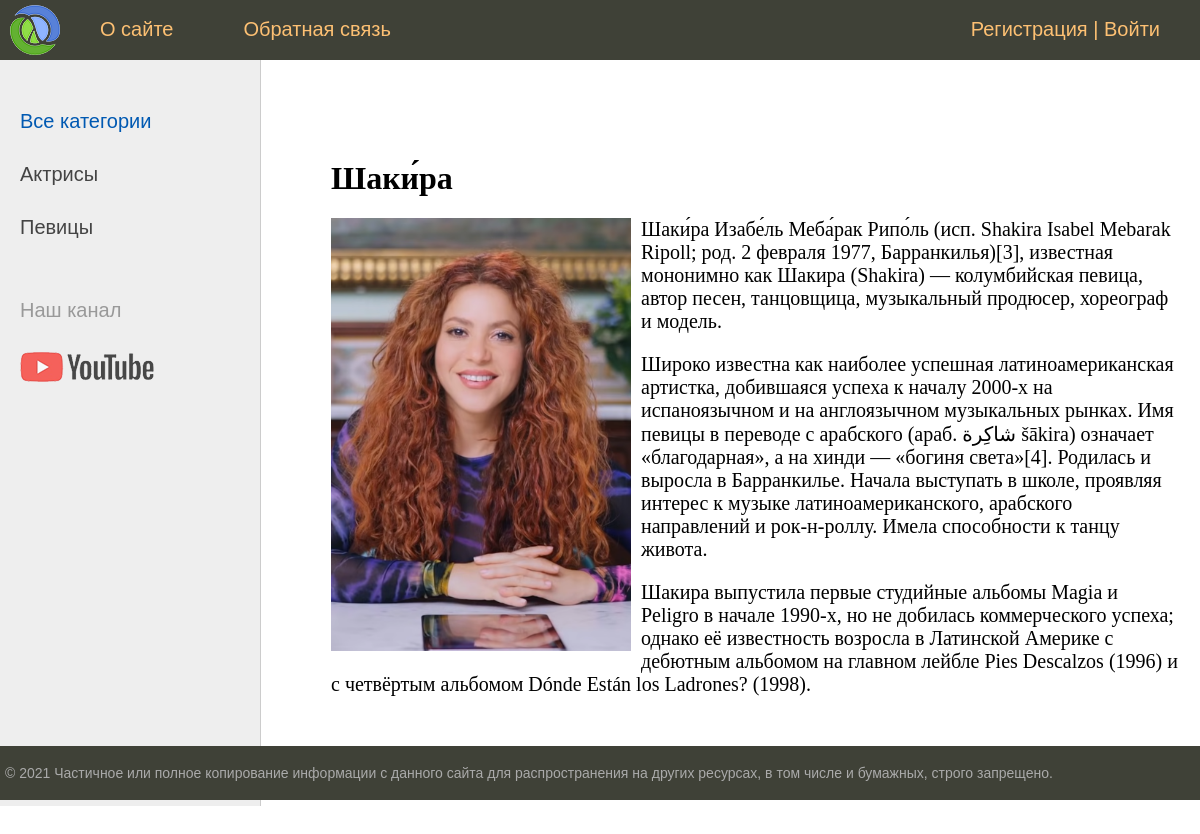
/post/shakira/, run on the app's committed database.
### women/models.py (models this page shows, shortened)
class Category(models.Model):
    name = models.CharField(max_length=100, db_index=True, verbose_name='Категория')
    slug = models.SlugField(max_length=255, unique=True, db_index=True, verbose_name='URL')
    def get_absolute_url(self):
        return reverse('category', kwargs={'cat_slug': self.slug})
    class Meta:
        verbose_name = 'Категория'
        verbose_name_plural = 'Категории'
        ordering = ['id']

class Women(models.Model):
    title = models.CharField(max_length=255, verbose_name='Заголовок')
    slug = models.SlugField(max_length=255, unique=True, db_index=True, verbose_name='URL')
    content = models.TextField(blank=True, verbose_name='Контент')
    photo = models.ImageField(upload_to="photos/%Y/%m/%d/", blank=True, verbose_name='Фото')
    time_create = models.DateTimeField(auto_now_add=True, verbose_name='Время создания')
    time_update = models.DateTimeField(auto_now=True, verbose_name='Время изменения')
    is_published = models.BooleanField(default=True, verbose_name='Публикация')
    cat = models.ForeignKey('Category', on_delete=models.PROTECT, verbose_name='Категория')
    def __str__(self):
        return self.title
    class Meta:
        verbose_name = 'Известные женщины'
        verbose_name_plural = 'Известные женщины'
        ordering = ['id']

### women/views.py (the view)
# urls.py: path('post/<slug:post_slug>/', ShowPost.as_view(), name='post'),
class ShowPost(DataMixin, DetailView):
    model = Women
    template_name = 'women/post.html'
    slug_url_kwarg = 'post_slug'
    context_object_name = 'post'
    def get_context_data(self, *, object_list=None, **kwargs):
        context = super().get_context_data(**kwargs)
        c_def = self.get_user_context(title=context['post'])
        return dict(list(context.items()) + list(c_def.items()))

### women/templatetags/women_tags.py (called while the page is built)
@register.simple_tag(name='getcats')
def get_categories(filter=None):
    if not filter:
        return Category.objects.all()
    else:
        return Category.objects.filter(pk=filter)

### women/utils.py (called while the page is built)
    def get_user_context(self, **kwargs):
        context = kwargs
        cats = Category.objects.annotate(Count('women'))
        user_menu = menu.copy()
        if not self.request.user.is_authenticated:
            user_menu.pop(1)
        context['menu'] = user_menu
        context['cats'] = cats
        if 'cat_selected' not in context:
            context['cat_selected'] = 0
        return context

### women/templates/women/post.html
{% extends 'women/base.html' %}
{% block content %}
<h1>{{ post.title }}</h1>
{% if post.photo %}
<p><img class="img-article-left" src="{{ post.photo.url }}"></p>
{% endif %}
{{ post.content|linebreaks }}
{% endblock %}

### women/templates/women/base.html (shortened to what this page needs)
{% load static %}
{% load women_tags %}
<!DOCTYPE html>
<html>
<head>
	<link type="text/css" href="{% static 'women/css/styles.css' %}" rel="stylesheet" />
</head>
<body>
<table class="table-page" border=0 cellpadding="0" cellspacing="0">
<tr><td valign=top>
{% block mainmenu %}
<div class="header">
<ul id="mainmenu" class="mainmenu">
<li class="logo"><a href="{% url 'home' %}"><div class="logo"></div></a></li>
{% for m in menu %}
	<li><a href="{% url m.url_name %}">{{m.title}}</a></li>
{% endfor %}
{% if request.user.is_authenticated %}
	<li class="last">{{ user.username }} | <a href="{% url 'logout' %}">Выйти</a></li>
{% else %}
	<li class="last"><a href="{% url 'register' %}">Регистрация</a> | <a href="{% url 'login' %}">Войти</a></li>
{% endif %}
	</ul>
</div>
{% endblock mainmenu %}
<table class="table-content" border=0 cellpadding="0" cellspacing="0">
<tr>
	<td valign="top" class="left-chapters">
		{% getcats as categories %}
	<ul id="leftchapters">
{% if cat_selected == 0 %}
		<li class="selected">Все категории</li>
{% else %}
		<li><a href="{% url 'home' %}">Все категории</a></li>
{% endif %}
{% for c in cats %}
{% if c.women__count > 0 %}
	{% if c.pk == cat_selected %}
		<li class="selected">{{c.name}}</li>
	{% else %}
		<li><a href="{{ c.get_absolute_url }}">{{c.name}}</a></li>
	{% endif %}
{% endif %}
{% endfor %}
		<li class="share">
		<p>Наш канал</p>
		<a class="share-yt" href="https://www.youtube.com/channel/UClJzWfGWuGJL2t-3dYKcHTA/playlists" target="_blank" rel="nofollow"></a>
		</li>
	</ul>
</td>
<td valign="top" class="content">
	<div class="content-text">
{% block content %}
{% endblock %}
	</div>
</td></tr></table>
</td></tr>
<tr><td valign=top>
	<div id="footer">
		<p>&copy; 2021 Частичное или полное копирование информации с данного сайта для распространения на других ресурсах, в том числе и бумажных, строго запрещено.</p>
	</div>
</td></tr></table>
</body>
</html>

### women/static/women/css/styles.css (style rules this page uses)
html, body { font-family: 'Arial'; margin: 0; padding: 0; height: 100%; width: 100%; color: #444; }
a { color: #0059b2; text-decoration: none; }
img { max-width: 600px; height: auto; }
img.img-article-left { max-width: 300px; height: auto; float: left; padding: 0 10px 10px 0; }
.table-page { width: 100%; height: 100%; vertical-align: top; }
.table-page tr { height: 100%; }
.header { background: #3F4137; height: 60px; }
.logo { background: url('../images/logo.png') no-repeat 10px 5px; width: 70px; height: 60px; }
ul.mainmenu { list-style: none; margin: 0; padding: 0; height: 60px; color: #fdc073; font-size: 20px; overflow: hidden; }
ul.mainmenu li { float: left; margin: 18px 40px 0 30px; }
ul.mainmenu li.logo { margin: 0; }
ul.mainmenu li.last { float: right; }
ul.mainmenu li a { color: #fdc073; text-decoration: none; }
.table-content { width: 100%; min-height: 100%; height: 100%; }
.left-chapters { margin: 0; background: #eee; border-right: 1px solid #ccc; min-height: 100%; }
.left-chapters ul { width: 230px; min-height: 100%; margin: 0; padding: 20px 10px 10px 20px; list-style: none; font-size: 20px; }
.left-chapters ul li { margin: 30px 0 0 0; color: #999; }
.left-chapters ul li.selected { color: #0059b2; }
.left-chapters ul li a { color: #444; text-decoration: none; }
.left-chapters ul li.share { margin: 60px 0 0 0; }
.left-chapters ul li.share p { margin: 30px 0 30px 0; }
.left-chapters ul li.share a { display: inline-block; width: 40px; height: 40px; margin: 0 20px 0 0; }
.left-chapters ul li.share a.share-yt { width: 100%; height: 30px; background: url('../images/share_yt.png') no-repeat 0 0 }
.content { padding: 40px 20px 20px 40px; width: 100%; box-sizing: border-box; }
.content-text { margin: 60px 0 0 30px; color: #000; font-size: 20px; font-family: Yandex Sans Display Light; }
.content-text h1 { font-size: 32px; }
#footer { box-sizing: border-box; background: #3F4137; padding: 5px; color: #aaa; font-size: 14px; font-family: Verdana, Geneva, Arial, Helvetica; text-align: left; overflow: hidden; }

### data on the page
Category: name "Актрисы"
Category: name "Певицы"
Women: title "Шаки́ра", photo (picture), content "Шаки́ра Изабе́ль Меба́рак Рипо́ль (исп. Shakira Isabel Mebarak Ripoll; род. 2 февраля 1977, Барранкилья)[3], известная мононимно как Шакира (Shakira) — колумбийская певица, автор песен, танцовщица, музыкальный продюсер, хореограф и модель. Широко известна как наиболее успешная латиноамериканская артистка, добившаяся успеха к началу 2000-х на испаноязычном и на англоязычном музыкальных рынках. Имя певицы в переводе с арабского (араб. شاكِرة‎ šākira) означает «благодарная», а на хинди — «богиня света»[4]. Родилась и выросла в Барранкилье. Начала выступать в школе, проявляя интерес к музыке латиноамериканского, арабского направлений и рок-н-роллу. Имела способности к танцу живота. Шакира…"

### other printed values
{{ m.title }} "О сайте" "Обратная связь"
